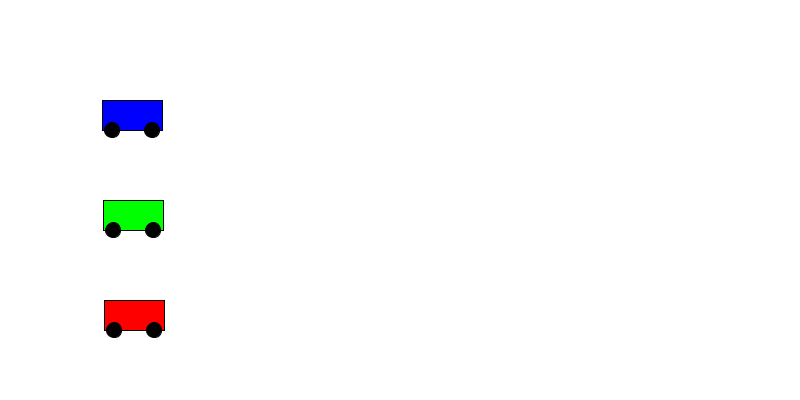
Frame 1 (no input)
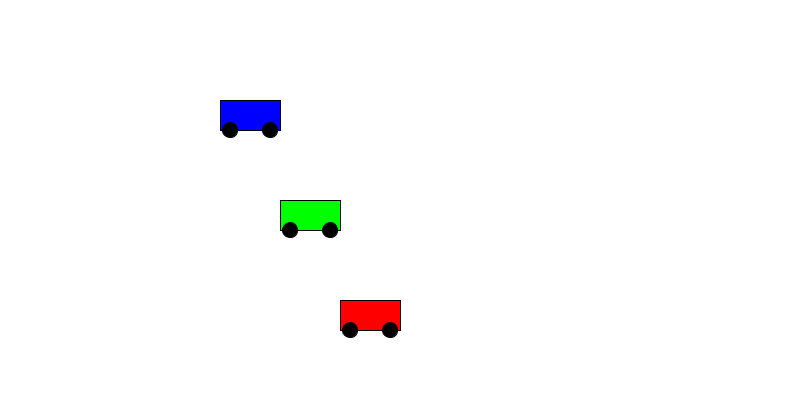
Frame 60 (the mouse pressed at the canvas centre just before this capture)
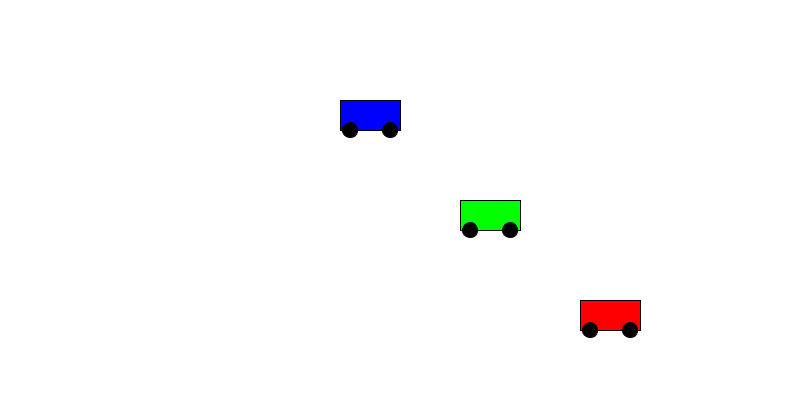
Frame 120 (the mouse held since frame 60 and released just before this capture)

The Processing sketch that drew these frames (run headless with seeded random() and noise(); from frame 60 on, the mouse is pressed at the canvas centre):

// Processing sketch: cars
// ── cars.pde
Car myCar;
Car greenCar;
Car redCar;

void setup() {
  size(800, 400);
  myCar = new Car(100, 100, color(0, 0, 255), 2);
  greenCar = new Car(100, 200, color(0, 255, 0), 3);
  redCar = new Car(100, 300, color(255, 0, 0), 4);
}

void draw() {
  background(255);
  myCar.move();
  myCar.display();

  greenCar.move();
  greenCar.display();

  redCar.move();
  redCar.display();
}

// ── Car.pde
class Car {
  float x;
  float y;
  color carColor;
  float speed;

  Car(float tempX, float tempY, color tempColor, float tempSpeed) {
    x = tempX;
    y = tempY;
    carColor = tempColor;
    speed = tempSpeed;
  }

  void display() {
    fill(carColor);
    rect(x, y, 60, 30);
    fill(0);
    ellipse(x+10, y+30, 15, 15);
    ellipse(x+50, y+30, 15, 15);
  }

  void move() {
    x = x + speed;
    if (x > width) {
      x = -60;
    }
  }
}
